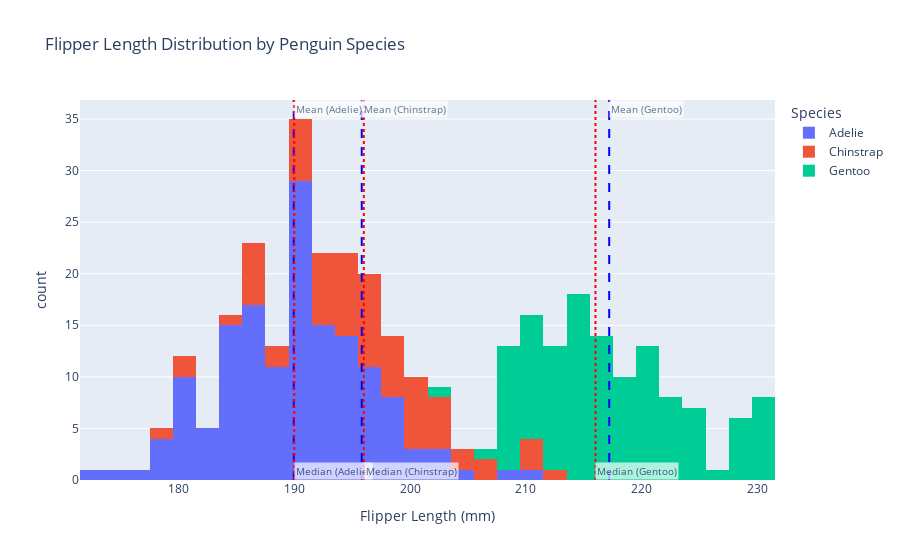

Notebook source saved alongside this figure:
### Code cell
import pandas as pd
import plotly.express as px

# Load the dataset
url = "https://raw.githubusercontent.com/mwaskom/seaborn-data/master/penguins.csv"
df = pd.read_csv(url)

# Create the histogram
fig = px.histogram(
    df, 
    x="flipper_length_mm", 
    color="species", 
    title="Flipper Length Distribution by Penguin Species",
    labels={"flipper_length_mm": "Flipper Length (mm)", "species": "Species"},
    nbins=30
)

# Calculate the mean and median for each species
species_stats = df.groupby('species')['flipper_length_mm'].agg(['mean', 'median'])

# Add vertical lines for mean and median with adjusted text positions
for species, stats in species_stats.iterrows():
    mean_value = stats['mean']
    median_value = stats['median']
    
    # Add a vertical line for the mean with adjusted annotation position
    fig.add_vline(
        x=mean_value,
        line=dict(color='blue', width=2, dash='dash'),
        annotation_text=f"Mean ({species})",
        annotation_position="top right",  # Position the text above the plot area
        annotation=dict(font_size=10, bgcolor="white", opacity=0.7)
    )
    
    # Add a vertical line for the median with adjusted annotation position
    fig.add_vline(
        x=median_value,
        line=dict(color='red', width=2, dash='dot'),
        annotation_text=f"Median ({species})",
        annotation_position="bottom right",  # Position the text below the plot area
        annotation=dict(font_size=10, bgcolor="white", opacity=0.7)
    )

# Show the plot
fig.show()

### Figure 1 — Plotly figure (JSON) as saved in the notebook; plotly's stock layout.template omitted (floating-point values rounded to 4 significant figures; data arrays with more than 128 entries replaced by an {"elided": "..."} marker saying what was removed)
{"data": [{"alignmentgroup": "True", "bingroup": "x", "hovertemplate": "Species=Adelie<br>Flipper Length (mm)=%{x}<br>count=%{y}<extra></extra>", "legendgroup": "Adelie", "marker": {"color": "#636efa", "pattern": {"shape": ""}}, "name": "Adelie", "nbinsx": 30, "offsetgroup": "Adelie", "orientation": "v", "showlegend": true, "type": "histogram", "x": {"elided": "152 int values"}, "xaxis": "x", "yaxis": "y"}, {"alignmentgroup": "True", "bingroup": "x", "hovertemplate": "Species=Chinstrap<br>Flipper Length (mm)=%{x}<br>count=%{y}<extra></extra>", "legendgroup": "Chinstrap", "marker": {"color": "#EF553B", "pattern": {"shape": ""}}, "name": "Chinstrap", "nbinsx": 30, "offsetgroup": "Chinstrap", "orientation": "v", "showlegend": true, "type": "histogram", "x": [192, 196, 193, 188, 197, 198, 178, 197, 195, 198, 193, 194, 185, 201, 190, 201, 197, 181, 190, 195, 181, 191, 187, 193, 195, 197, 200, 200, 191, 205, 187, 201, 187, 203, 195, 199, 195, 210, 192, 205, 210, 187, 196, 196, 196, 201, 190, 212, 187, 198, 199, 201, 193, 203, 187, 197, 191, 203, 202, 194, 206, 189, 195, 207, 202, 193, 210, 198], "xaxis": "x", "yaxis": "y"}, {"alignmentgroup": "True", "bingroup": "x", "hovertemplate": "Species=Gentoo<br>Flipper Length (mm)=%{x}<br>count=%{y}<extra></extra>", "legendgroup": "Gentoo", "marker": {"color": "#00cc96", "pattern": {"shape": ""}}, "name": "Gentoo", "nbinsx": 30, "offsetgroup": "Gentoo", "orientation": "v", "showlegend": true, "type": "histogram", "x": [211, 230, 210, 218, 215, 210, 211, 219, 209, 215, 214, 216, 214, 213, 210, 217, 210, 221, 209, 222, 218, 215, 213, 215, 215, 215, 216, 215, 210, 220, 222, 209, 207, 230, 220, 220, 213, 219, 208, 208, 208, 225, 210, 216, 222, 217, 210, 225, 213, 215, 210, 220, 210, 225, 217, 220, 208, 220, 208, 224, 208, 221, 214, 231, 219, 230, 214, 229, 220, 223, 216, 221, 221, 217, 216, 230, 209, 220, 215, 223, 212, 221, 212, 224, 212, 228, 218, 218, 212, 230, 218, 228, 212, 224, 214, 226, 216, 222, 203, 225, 219, 228, 215, 228, 216, 215, 210, 219, 208, 209, 216, 229, 213, 230, 217, 230, 217, 222, 214, null, 215, 222, 212, 213], "xaxis": "x", "yaxis": "y"}], "layout": {"annotations": [{"bgcolor": "white", "font": {"size": 10}, "opacity": 0.7, "showarrow": false, "text": "Mean (Adelie)", "x": 190.0, "xanchor": "left", "xref": "x", "y": 1, "yanchor": "top", "yref": "y domain"}, {"bgcolor": "white", "font": {"size": 10}, "opacity": 0.7, "showarrow": false, "text": "Median (Adelie)", "x": 190, "xanchor": "left", "xref": "x", "y": 0, "yanchor": "bottom", "yref": "y domain"}, {"bgcolor": "white", "font": {"size": 10}, "opacity": 0.7, "showarrow": false, "text": "Mean (Chinstrap)", "x": 195.8, "xanchor": "left", "xref": "x", "y": 1, "yanchor": "top", "yref": "y domain"}, {"bgcolor": "white", "font": {"size": 10}, "opacity": 0.7, "showarrow": false, "text": "Median (Chinstrap)", "x": 196, "xanchor": "left", "xref": "x", "y": 0, "yanchor": "bottom", "yref": "y domain"}, {"bgcolor": "white", "font": {"size": 10}, "opacity": 0.7, "showarrow": false, "text": "Mean (Gentoo)", "x": 217.2, "xanchor": "left", "xref": "x", "y": 1, "yanchor": "top", "yref": "y domain"}, {"bgcolor": "white", "font": {"size": 10}, "opacity": 0.7, "showarrow": false, "text": "Median (Gentoo)", "x": 216, "xanchor": "left", "xref": "x", "y": 0, "yanchor": "bottom", "yref": "y domain"}], "barmode": "relative", "legend": {"title": {"text": "Species"}, "tracegroupgap": 0}, "shapes": [{"line": {"color": "blue", "dash": "dash", "width": 2}, "type": "line", "x0": 190.0, "x1": 190.0, "xref": "x", "y0": 0, "y1": 1, "yref": "y domain"}, {"line": {"color": "red", "dash": "dot", "width": 2}, "type": "line", "x0": 190, "x1": 190, "xref": "x", "y0": 0, "y1": 1, "yref": "y domain"}, {"line": {"color": "blue", "dash": "dash", "width": 2}, "type": "line", "x0": 195.8, "x1": 195.8, "xref": "x", "y0": 0, "y1": 1, "yref": "y domain"}, {"line": {"color": "red", "dash": "dot", "width": 2}, "type": "line", "x0": 196, "x1": 196, "xref": "x", "y0": 0, "y1": 1, "yref": "y domain"}, {"line": {"color": "blue", "dash": "dash", "width": 2}, "type": "line", "x0": 217.2, "x1": 217.2, "xref": "x", "y0": 0, "y1": 1, "yref": "y domain"}, {"line": {"color": "red", "dash": "dot", "width": 2}, "type": "line", "x0": 216, "x1": 216, "xref": "x", "y0": 0, "y1": 1, "yref": "y domain"}], "title": {"text": "Flipper Length Distribution by Penguin Species"}, "xaxis": {"anchor": "y", "domain": [0, 1], "title": {"text": "Flipper Length (mm)"}}, "yaxis": {"anchor": "x", "domain": [0, 1], "title": {"text": "count"}}}}
